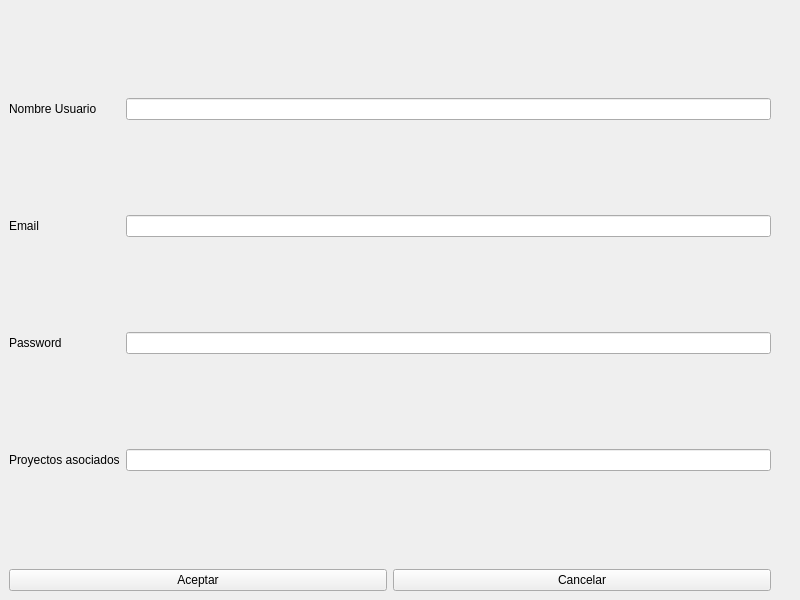
<?xml version="1.0" encoding="UTF-8"?>
<ui version="4.0">
    <class>MainWindow</class>
    <widget class="QMainWindow" name="MainWindow">
        <property name="geometry">
            <rect>
                <x>0</x>
                <y>0</y>
                <width>800</width>
                <height>600</height>
            </rect>
        </property>
        <property name="windowTitle">
            <string>MainWindow</string>
        </property>
        <widget class="QWidget" name="centralwidget">
            <layout class="QGridLayout" name="gridLayout_2">
                <item row="0" column="0">
                    <layout class="QGridLayout" name="gridLayout">
                        <item row="0" column="1">
                            <widget class="QLineEdit" name="lineEdit_nombre"/>
                        </item>
                        <item row="0" column="0">
                            <widget class="QLabel" name="label">
                                <property name="text">
                                    <string>Nombre Usuario</string>
                                </property>
                            </widget>
                        </item>
                        <item row="2" column="1">
                            <widget class="QLineEdit" name="lineEdit_password"/>
                        </item>
                        <item row="1" column="1">
                            <widget class="QLineEdit" name="lineEdit_email"/>
                        </item>
                        <item row="2" column="0">
                            <widget class="QLabel" name="label_3">
                                <property name="text">
                                    <string>Password</string>
                                </property>
                            </widget>
                        </item>
                        <item row="1" column="0">
                            <widget class="QLabel" name="label_2">
                                <property name="text">
                                    <string>Email</string>
                                </property>
                            </widget>
                        </item>
                        <item row="3" column="0">
                            <widget class="QLabel" name="label_4">
                                <property name="text">
                                    <string>Proyectos asociados</string>
                                </property>
                            </widget>
                        </item>
                        <item row="3" column="1">
                            <widget class="QLineEdit" name="lineEdit"/>
                        </item>
                    </layout>
                </item>
                <item row="1" column="0">
                    <layout class="QHBoxLayout" name="horizontalLayout">
                        <item>
                            <widget class="QPushButton" name="pushButton">
                                <property name="text">
                                    <string>Aceptar</string>
                                </property>
                            </widget>
                        </item>
                        <item>
                            <widget class="QPushButton" name="pushButton_Cancelar">
                                <property name="text">
                                    <string>Cancelar</string>
                                </property>
                            </widget>
                        </item>
                    </layout>
                </item>
                <item row="0" column="1">
                    <spacer name="verticalSpacer">
                        <property name="orientation">
                            <enum>Qt::Vertical</enum>
                        </property>
                        <property name="sizeHint" stdset="0">
                            <size>
                                <width>20</width>
                                <height>40</height>
                            </size>
                        </property>
                    </spacer>
                </item>
            </layout>
        </widget>
    </widget>
    <resources/>
    <connections/>
</ui>
